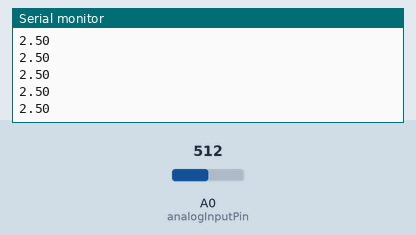
Recording of a sketch running on a simulated Arduino Uno, built with avr-gcc and run on an emulated ATmega328P. On the bench: the last lines printed to the serial monitor. Inputs (shaded band) come from the test bench; at power-on: A0 (analogInputPin) = 512.

Above: at 1.2 s.
1.3 s: A0 (analogInputPin) set to 716
At 1.31 s:
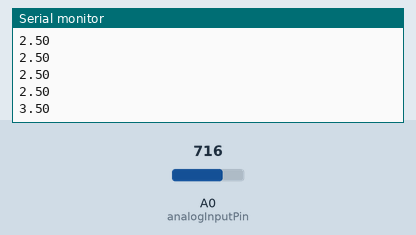
2.8 s: A0 (analogInputPin) set to 900
At 2.82 s:
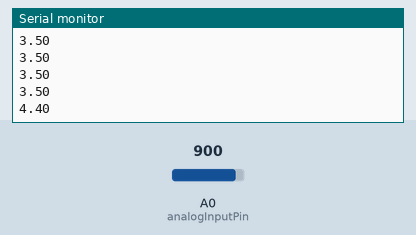
Timing chart, 0 to 5.8 s (numbered marks = the images above; inputs shaded):
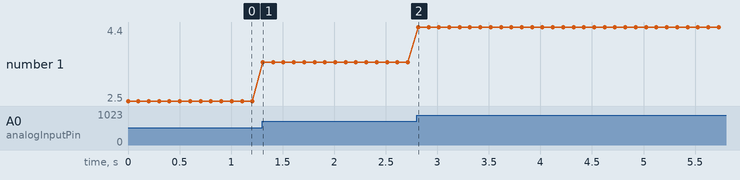

Measured:
- after the input at 1.3 s, the serial monitor: prints a new line at once (image 1)
- after the input at 2.8 s, the serial monitor: prints a new line at once (image 2)
- plotted number 1: 2.5 → 3.5 after the input at 1.3 s, 3.5 → 4.4 after the input at 2.8 s

The sketch:

RODI_eyes_simplified.ino
```cpp
const int analogInputPin = A0;  // Define the analog input pin
unsigned long initialTime = 0;  // Variable to store the initial time
int cnt = 0;

void setup() {
  Serial.begin(9600);          // Initialize serial communication at 9600 baud rate
}

void loop() {

  int sensorValue = analogRead(analogInputPin);  // Read the analog voltage
  float voltage = sensorValue * (5.0 / 1023.0);  // Convert the analog value to voltage

  Serial.println(voltage);
  delay(100);

}
```
